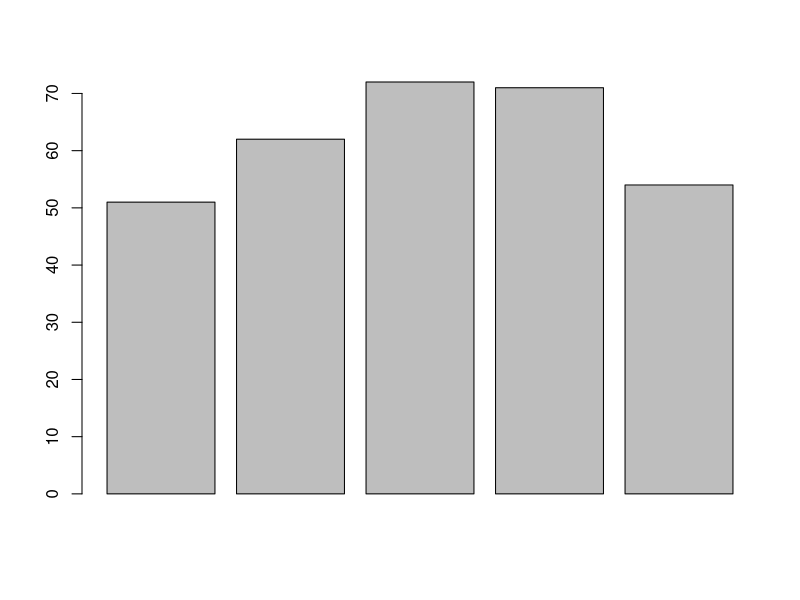
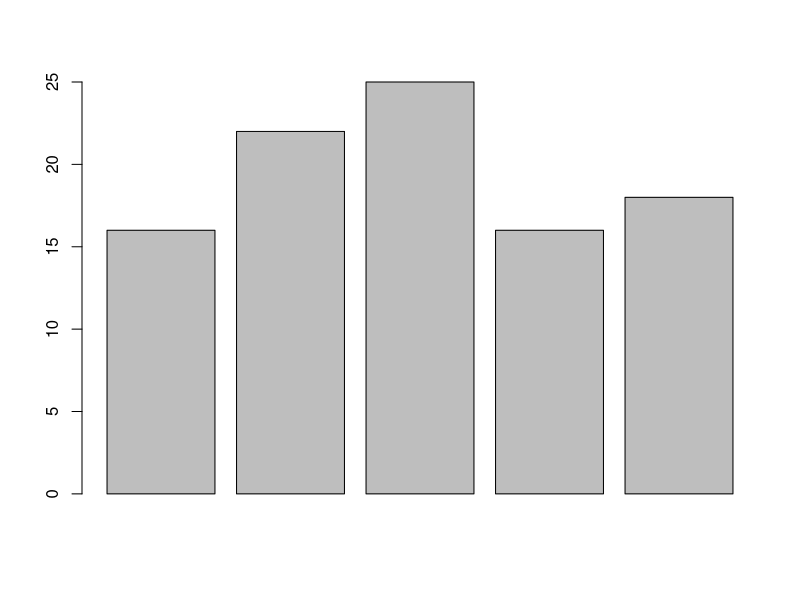
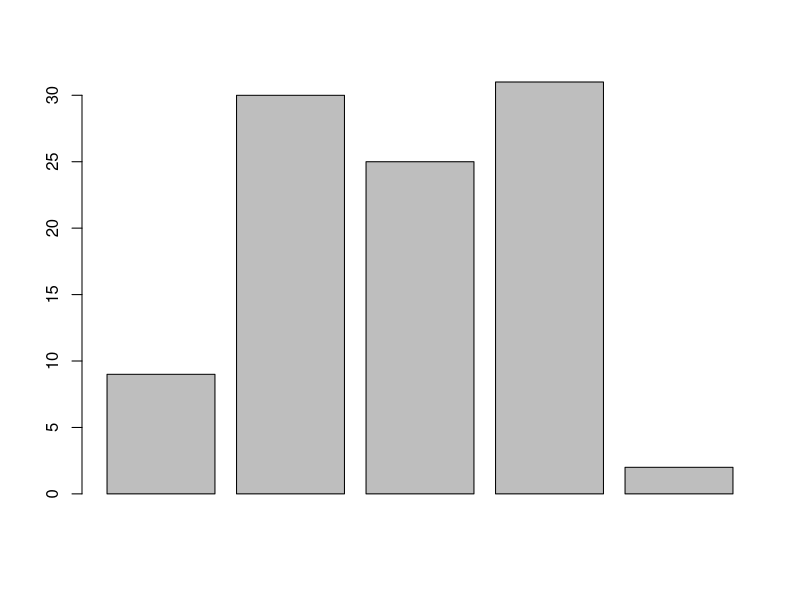
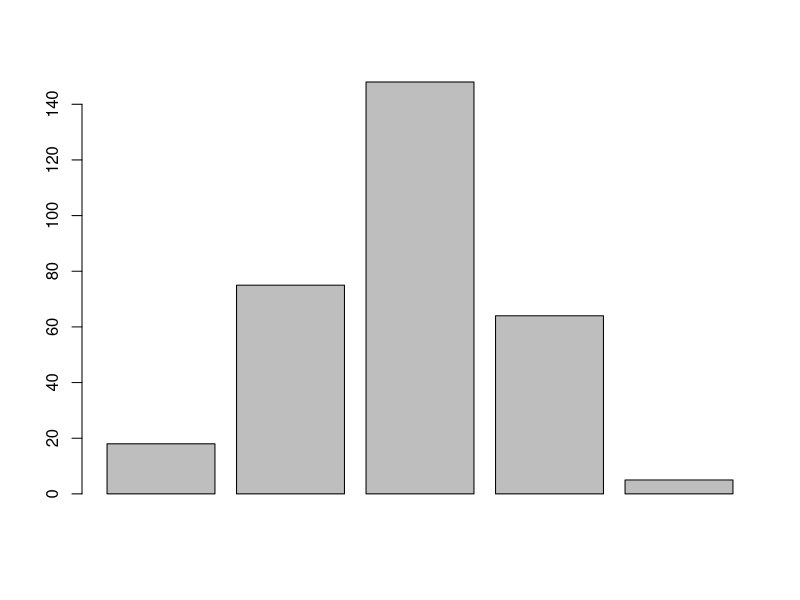
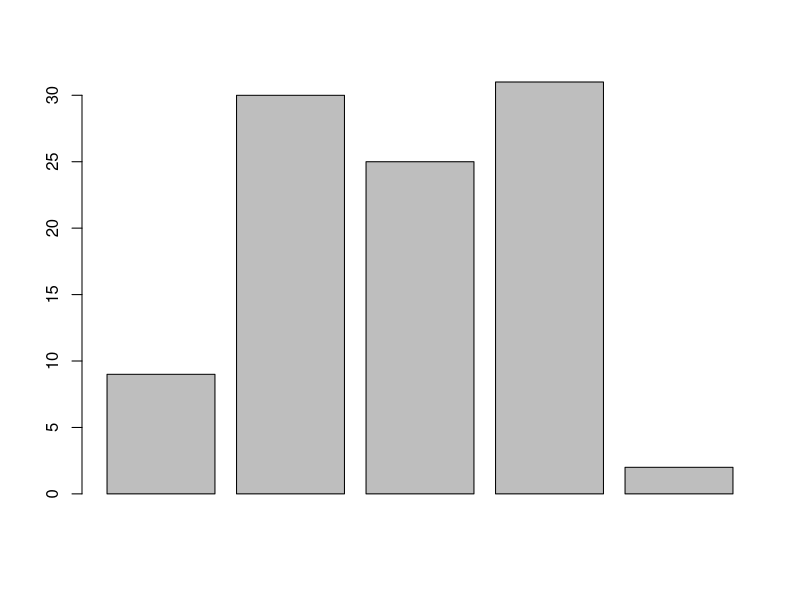
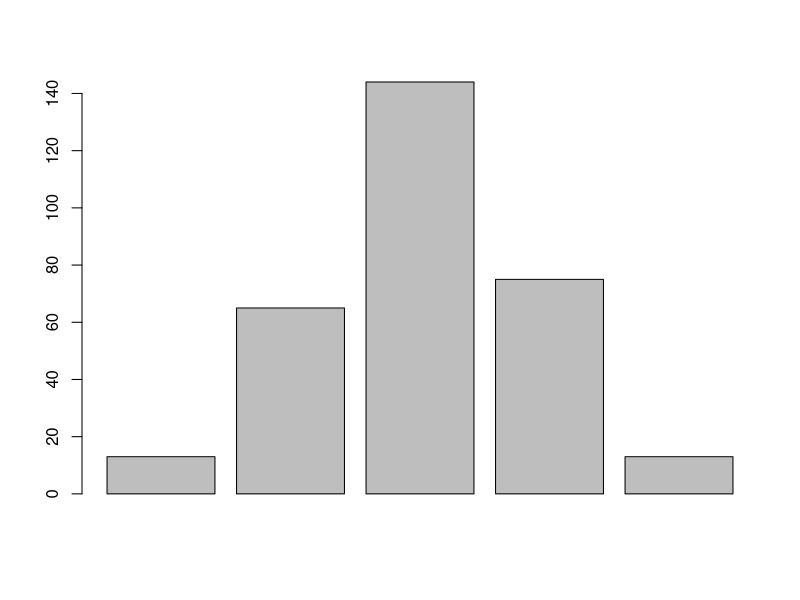
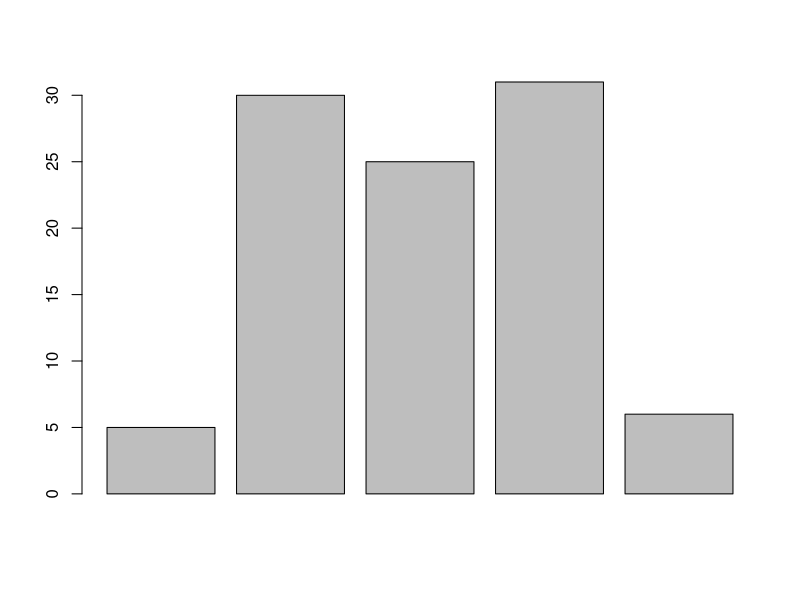
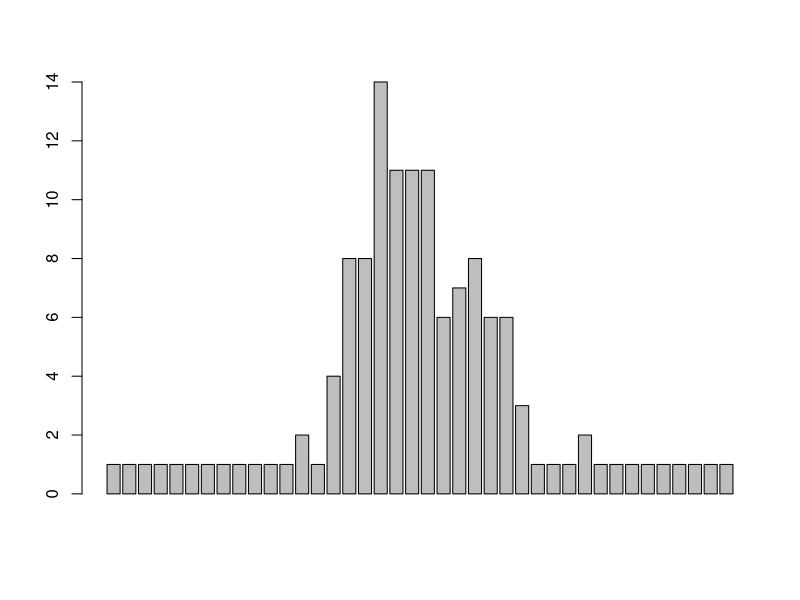

These charts were generated, in order, by the following R code: (Note: this script raises an error after producing the figures.)
w_a<-0.8;
w_t<-0.2;
pat<-c(0.7,0.7,0.7,0.9);
index<-c();
age<-c();
salary<-c();
score<-c();
geo<-c();
accept<-c();
pvs.age<-c();
pvs.salary<-c();
pvs.score<-c();
pvs.geo<-c();

######The above is to initialize the parameter.########

agebinno<-5;
agesbin<-c(0.2,0.4,0.6,0.8,1);#0.2 coressonding to 18-25, 0.4 to 26 - 35, 0.6 to 35 - 45, 0.8 to 46 - 60, 1 to 60+;
size<-300;
agesimulate<-runif(size,min=0,max=1);

salarybinno<-5;
salarybin<-c(0.2,0.4,0.6,0.8,1);
salarysimulate<-rnorm(size,mean=0.5,sd=0.16);

scorebinno<-5;
scorebin<-c(0.2,0.4,0.6,0.8,1);
scoresimulate<-rnorm(size,mean=0.5,sd=0.16);


geobinno<-40;
geobin<-seq(0,1,by=1/geobinno)[1:geobinno+1];
geosimulate<-rnorm(size,mean=0.5,sd=0.08);

#####The above code is to simulate the data#########

for(i in 1:size)
{
	index<-c(index,i);
	age<-c(age,which.max(agesimulate[i]<agesbin));
	salary<-c(salary,which.max(salarysimulate[i]<salarybin));
	score<-c(score,which.max(scoresimulate[i]<scorebin));
	geo<-c(geo,which.max(geosimulate[i]<geobin));
	accept<-c(accept,0);#assume all apps are rejected.
}

#####Fit the data to the right bin#########
app<-data.frame(age,salary,score,geo,accept);

tphist.age<-c(2,2,2,2,2);#initialize the prior.
aphist.age<-c(1,1,1,1,1);
rphist.age<-c(1,1,1,1,1);

tphist.salary<-c(2,2,2,2,2);
aphist.salary<-c(1,1,1,1,1);
rphist.salary<-c(1,1,1,1,1);

tphist.score<-c(2,2,2,2,2);
aphist.score<-c(1,1,1,1,1);
rphist.score<-c(1,1,1,1,1);

tphist.geo<-rep(2,geobinno);
aphist.geo<-rep(1,geobinno);
rphist.geo<-rep(1,geobinno);



for(i in 1:nrow(app))
{
	tphist.age[app[i,'age']]<-tphist.age[app[i,'age']]+1;#update the distribution for true population
	tphist.salary[app[i,'salary']]<-tphist.salary[app[i,'salary']]+1;
	tphist.score[app[i,'score']]<-tphist.score[app[i,'score']]+1;
	tphist.geo[app[i,'geo']]<-tphist.geo[app[i,'geo']]+1;

	pv<-c(1-aphist.age[app[i,'age']]/sum(aphist.age),1-aphist.salary[app[i,'salary']]/sum(aphist.salary),1-aphist.score[app[i,'score']]/sum(aphist.score),1-aphist.geo[app[i,'geo']]/sum(aphist.geo))*w_a+c(1-tphist.age[app[i,'age']]/sum(tphist.age),1-tphist.salary[app[i,'salary']]/sum(tphist.salary),1-tphist.score[app[i,'score']]/sum(tphist.score),1-tphist.geo[app[i,'geo']]/sum(tphist.geo))*w_t;
	pvs.age<-c(pvs.age,pv[1]);
	pvs.salary<-c(pvs.salary,pv[2]);
	pvs.score<-c(pvs.score,pv[3]);
	pvs.geo<-c(pvs.geo,pv[4]);
	
	votes<-sum(pv>pat);
	if(votes>3) {app[i,'accept'] = 1;aphist.age[app[i,'age']]<-aphist.age[app[i,'age']]+1;aphist.salary[app[i,'salary']]<-aphist.salary[app[i,'salary']]+1;aphist.score[app[i,'score']]<-aphist.score[app[i,'score']]+1;aphist.geo[app[i,'geo']]<-aphist.geo[app[i,'geo']]+1;}
	else{app[i,'accept']=0;rphist.age[app[i,'age']]<-rphist.age[app[i,'age']]+1;rphist.salary[app[i,'salary']]<-rphist.salary[app[i,'salary']]+1;rphist.score[app[i,'score']]<-rphist.score[app[i,'score']]+1;rphist.geo[app[i,'geo']]<-rphist.geo[app[i,'geo']]+1;}
}

pvdf<-data.frame(index,pvs.age,pvs.salary,pvs.score,pvs.geo);

aphist.age
tphist.age

barplot(tphist.age)
barplot(aphist.age)
barplot(aphist.salary)
barplot(tphist.salary)
barplot(aphist.salary)
barplot(tphist.score)
barplot(aphist.score)
barplot(aphist.geo)
barplot(tphist.score)

targetAcceptDist<-data.frame(tphist.age,aphist.age,tphist.salary,aphist.salary,tphist.score,aphist.score);

Passw0rd01
Passw0rd01
